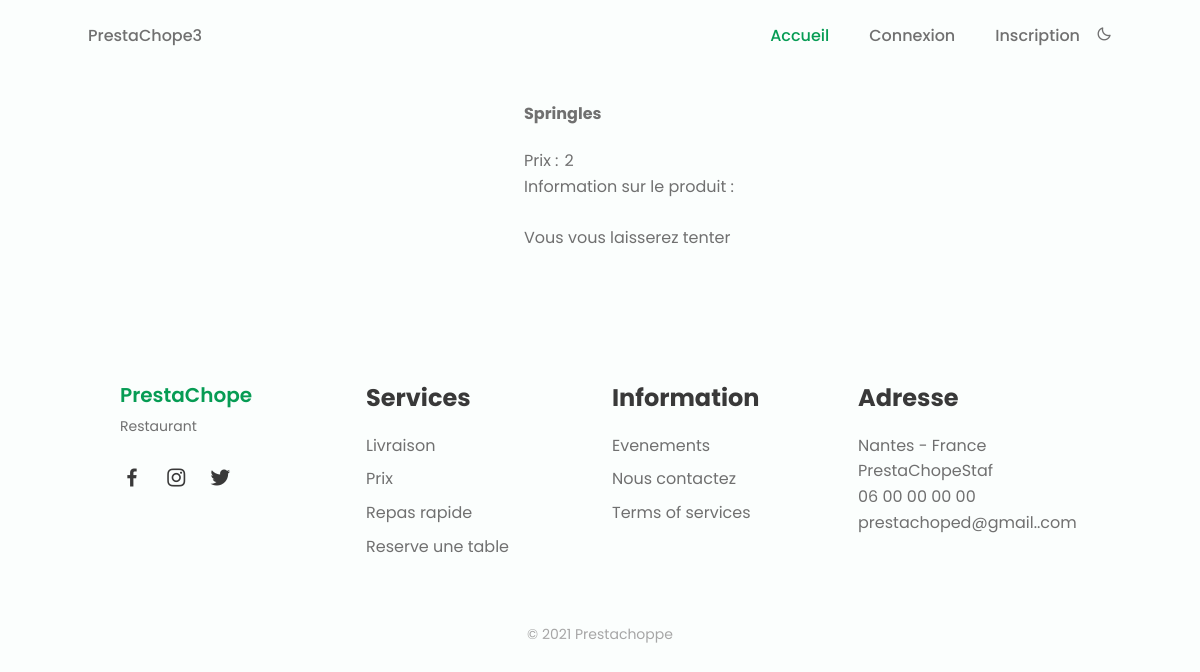
Screenshot of /index.php?page=voirProduit&id=3 with the database file from the repository.
### tables this page shows
CREATE TABLE Produit(
                        idProduit   Int  Auto_increment  NOT NULL ,
                        nom         Text NOT NULL ,
                        photo       Text NOT NULL ,
                        prix        Float NOT NULL ,
                        quantite    Int NOT NULL ,
                        description Text NOT NULL ,
                        idCategorie Int NOT NULL
    ,CONSTRAINT Produit_PK PRIMARY KEY (idProduit)
);

### pages/voirProduit/ControllerVoirProduit.php (called while the page is built, shortened)
<?php
class ControllerVoirProduit{
    public function includeview(){
        include_once "pages/voirProduit/voirproduit.php";
    }
}

### DAO/ProduitDAO.php (called while the page is built, shortened)
<?php
include_once 'DTO/ProduitDTO.php';
class ProduitDAO
{
    public static function getProduitById($id)
    {
        $bdd = DatabaseLinker::getConnexion();
        $reponse = $bdd->prepare('SELECT * FROM produit WHERE idProduit = ?');
        $reponse->execute(array($id));
        $result = $reponse->fetch();
        $produit = new ProduitDTO($result['idProduit'], $result['nom'], $result['quantite'], $result['prix'], $result['photo'], $result['description']);
        return $produit;
    }
}

### DTO/ProduitDTO.php (called while the page is built, shortened)
<?php
class ProduitDTO
{
    private $prix;
    private $description;
    private $nomProduit;
    public function __construct($idProduit, $nomProduit, $quantité,$prix,$photo,$description)
    {
        $this->nomProduit = $nomProduit;
        $this->prix =$prix;
        $this->description = $description;
    }
    public function getPrix()
    {
        return $this->prix;
    }
    public function getDescription()
    {
        return $this->description;
    }
    public function getNomProduit()
    {
        return $this->nomProduit;
    }
}

### pages/voirProduit/voirproduit.php (the view, shortened to what this page needs)
<!doctype html>
<html lang="fr">
<head>
    <link rel="stylesheet" href="assets/css/style_voirproduit.css">
</head>
<?php
include_once "DAO/ProduitDAO.php";
$produit = ProduitDAO::getProduitById($_GET['id']);
?>
<main class="page">
    <div class="produitContainer">
        <h4 class="titreProduit"><?php echo $produit->getNomProduit(); ?></h4>
        <div class="AlignPanier">
            <div class="prix">
                <p>Prix :</p>
                <p class="ParaPrix"><?php echo $produit->getPrix(); ?></p>
            </div>
        </div>
        <div>
            <p>Information sur le produit :</p><br>
            <p><?php echo $produit->getDescription(); ?></p>
        </div>
    </div>
</main>

### assets/css/styles.css (style rules this page uses)
:root { --header-height: 3rem; --first-color: #069C54; --first-color-alt: #048654; --title-color: #393939; --text-color: #707070; --text-color-light: #A6A6A6; --body-color: #FBFEFD; --container-color: #FFFFFF; --body-font: 'Poppins', sans-serif; --biggest-font-size: 2.25rem; --h1-font-size: 1.5rem; --h2-font-size: 1.25rem; --h3-font-size: 1rem; --normal-font-size: .938rem; --small-font-size: .813rem; --smaller-font-size: .75rem; --font-medium: 500; --font-semi-bold: 600; --mb-1: .5rem; --mb-2: 1rem; --mb-3: 1.5rem; --mb-4: 2rem; --mb-5: 2.5rem; --mb-6: 3rem; --z-tooltip: 10; --z-fixed: 100; }
@media screen and (min-width: 768px) { :root { --biggest-font-size: 4rem; --h1-font-size: 2.25rem; --h2-font-size: 1.5rem; --h3-font-size: 1.25rem; --normal-font-size: 1rem; --small-font-size: .875rem; --smaller-font-size: .813rem; } }
*,::before,::after { box-sizing: border-box; }
html { scroll-behavior: smooth; }
body { margin: var(--header-height) 0 0 0; font-family: var(--body-font); font-size: var(--normal-font-size); background-color: var(--body-color); color: var(--text-color); line-height: 1.6; }
h1,h2,h3,p,ul { margin: 0; }
@media screen and (min-width: 768px) { body { margin: 0; } }

### assets/css/style_voirproduit.css (style rules this page uses)
.page { margin-top: 5rem; margin-left: 10rem; display: flex; }
.prix { display: flex; }
.ParaPrix { padding-left: 6px; }
.AlignPanier { display: flex; }
.produitContainer { margin-left: 35%; }

### rows the page displays
produit: nom "Springles", prix "2", description "Vous vous laisserez tenter"
